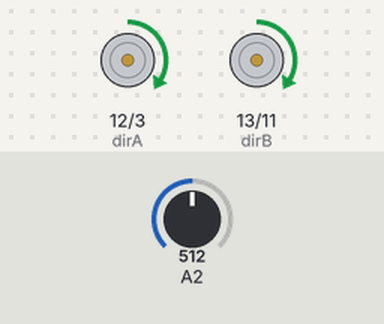
A sketch run on a simulated Arduino Uno, built with avr-gcc and run on an emulated ATmega328P. Parts: direction and speed pins drawn as motors (green arrow = direction pin HIGH = forward, orange = LOW = backward, longer = more drive). The inputs (shaded band) are chosen by the test bench; at power-on: A2 = 512.

Above: at 3.2 s.
3.3 s: A2 set to 413
4.8 s: A2 set to 392
At 5.2 s:
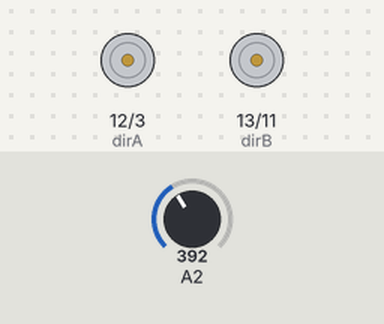
7.8 s: A2 set to 258
10.8 s: A2 set to 241
At 11.3 s:
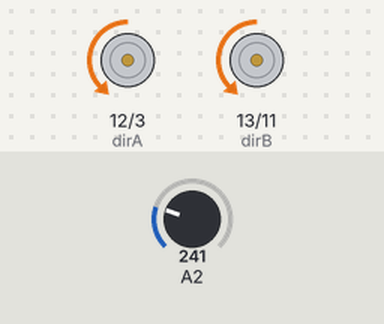
12.3 s: A2 set to 260
At 12.7 s:
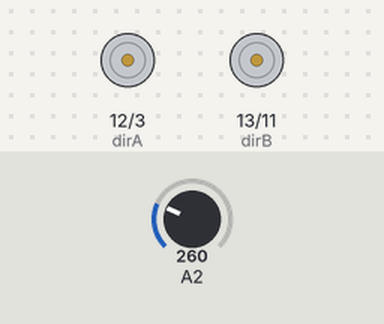
15.3 s: A2 set to 240
At 16.0 s:
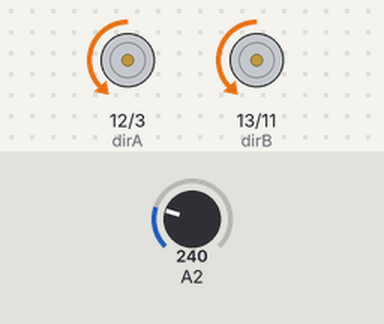
Timing chart, 0 to 17.8 s (numbered marks = the images above; inputs shaded):
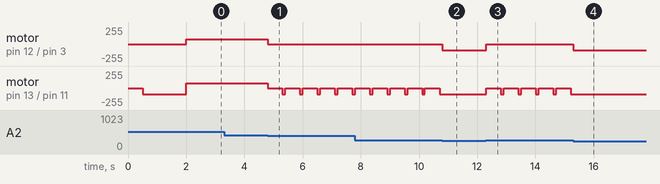

The sketch:

Source.ino
```cpp
/* ============================================= */
/* Motor Code */
/* ============================================= */
const int pwmA = 3;
const int pwmB = 11;
const int dirA = 12;
const int dirB = 13;
const int brakeA = 9;
const int brakeB = 8;

const int STOP = 0;
const int SLOW = 45;
const int MEDIUM = 75;
const int FAST = 90;

/* Sensor variables*/
int sensor = frontSensor();
const int VERY_CLOSE = 0;
const int CLOSE = 1;
const int FAR = 2;
const int NOTHING = 3;


void setMotors(int left, int right) {
 analogWrite(pwmA, left);
 analogWrite(pwmB, right);
}

void setReverse() {
  digitalWrite(dirA,HIGH);
  digitalWrite(dirB,HIGH);
}

void setForward() {
  digitalWrite(dirA,LOW);
  digitalWrite(dirB,LOW);
}

void setturn()
{
  delay(500);

    setMotors(STOP,FAST);


  }

void brakesOff() {
 digitalWrite(brakeA,LOW);
 digitalWrite(brakeB,LOW);
}

/* ============================================= */
/* Sensor Code */
/* ============================================= */


int frontSensor() {
 int x = analogRead(2);
 if(x > 400) {
  return VERY_CLOSE;
 } else if(x > 250) {
  return CLOSE;
 } else if(x > 100) {
  return FAR;
 } else {
  return NOTHING;
 }
}

/* ============================================= */
/* Setup Code */
/* ============================================= */

void setup() {
 pinMode(pwmA, OUTPUT);  //Set control pins to be outputs
 pinMode(pwmB, OUTPUT);
 pinMode(dirA, OUTPUT);
 pinMode(dirB, OUTPUT);

 analogWrite(pwmA, STOP);
 analogWrite(pwmB, STOP);

 setForward();
 brakesOff();
 setturn();


 delay(1500);
}

/* ============================================= */
/* Controller Code */
/* ============================================= */

void loop()
{
  int sensor = frontSensor();

  switch(sensor) {
    case VERY_CLOSE:
      setReverse();
      setMotors(MEDIUM,MEDIUM);
      break;
    case CLOSE:
      setForward();
      setMotors(STOP,STOP);
      setturn();
      break;
    case FAR:
      setForward();
      setMotors(FAST,FAST);
      break;
    case NOTHING:
      setForward();
      setMotors(FAST,FAST);
      break;
  }
  delay(100);
}
```

Measured:
- the behaviour switches between 401 and 400 on A2 (found by bisection; images 0 and 1)
- the behaviour switches between 251 and 250 on A2 (found by bisection; images 1 and 2)
- after the input at 3.3 s, every drawn part: stays the same
- after the input at 4.8 s, motor on pin 12 (dirA) / pin 3 (pwmA): forward 75/255 → stopped at once; motor on pin 13 (dirB) / pin 11 (pwmB): alternates backward 90/255 for 0.10 s and stopped for 0.50 s, starting at once
- after the input at 10.8 s, motor on pin 12 (dirA) / pin 3 (pwmA): stopped → backward 90/255 at once; motor on pin 13 (dirB) / pin 11 (pwmB): stops changing and stays backward 90/255
- after the input at 12.3 s, motor on pin 12 (dirA) / pin 3 (pwmA): backward 90/255 → stopped at once; motor on pin 13 (dirB) / pin 11 (pwmB): alternates backward 90/255 for 0.10 s and stopped for 0.50 s, starting at once
- after the input at 15.3 s, motor on pin 12 (dirA) / pin 3 (pwmA): stopped → backward 90/255 at once; motor on pin 13 (dirB) / pin 11 (pwmB): stops changing and stays backward 90/255
